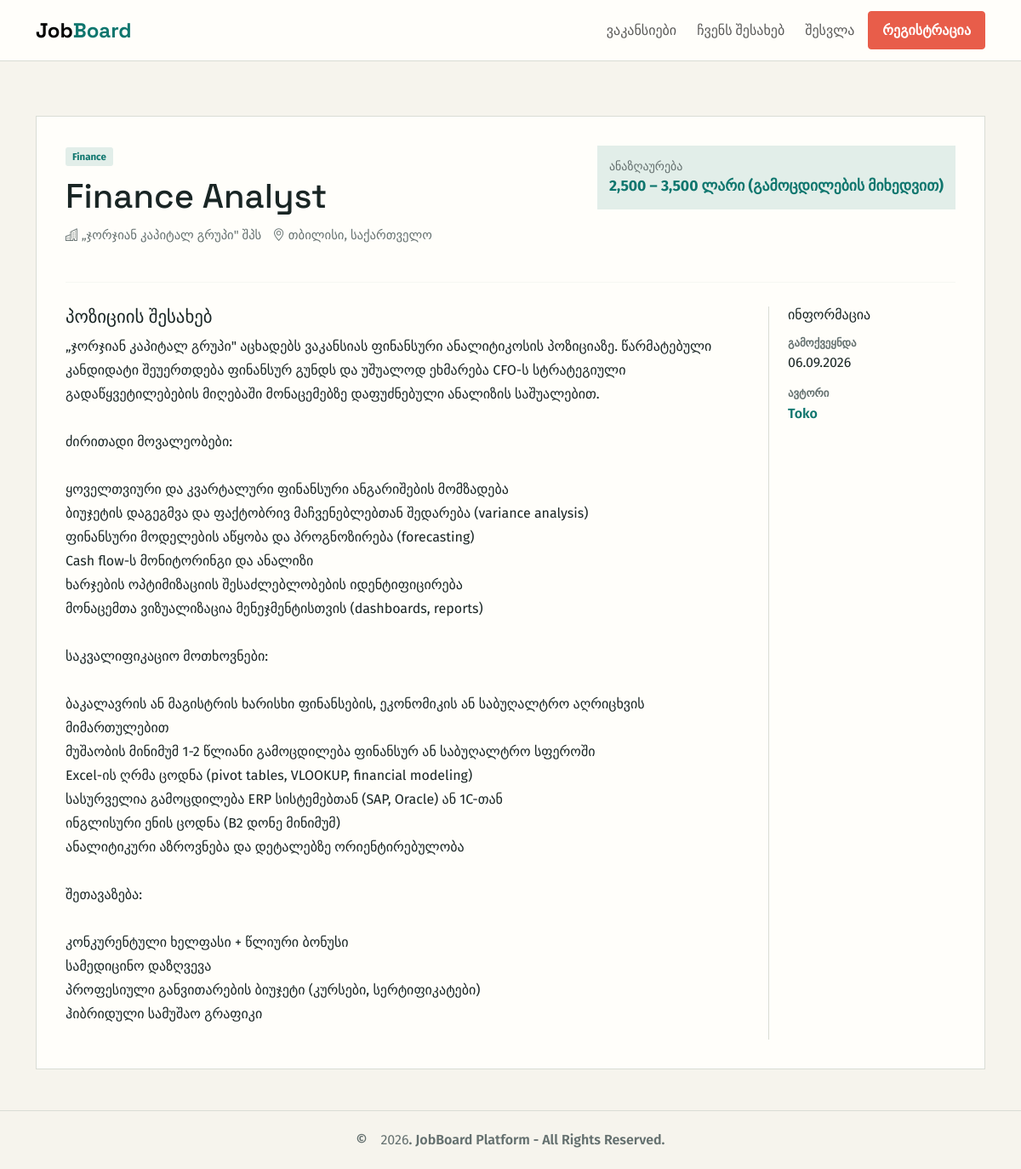
/jobs/3, run on the app's committed database.
### models.py (models this page shows)
class Job(db.Model):
    id = db.Column(db.Integer, primary_key=True)
    title = db.Column(db.String(120), nullable=False, index=True)
    summary = db.Column(db.String(280), nullable=False)
    description = db.Column(db.Text, nullable=False)
    company = db.Column(db.String(120), nullable=False)
    salary = db.Column(db.String(80), nullable=False)
    location = db.Column(db.String(120), nullable=False)
    category = db.Column(db.String(50), nullable=False, index=True)
    created_at = db.Column(db.DateTime(timezone=True), nullable=False, default=lambda: datetime.now(timezone.utc), index=True)
    updated_at = db.Column(db.DateTime(timezone=True), nullable=False, default=lambda: datetime.now(timezone.utc), onupdate=lambda: datetime.now(timezone.utc), index=True)
    author_id = db.Column(db.Integer, db.ForeignKey('user.id'), nullable=False, index=True)

class User(db.Model, UserMixin):
    id = db.Column(db.Integer, primary_key=True)
    username = db.Column(db.String(30), unique=True, nullable=False, index=True)
    email = db.Column(db.String(120), unique=True, nullable=False, index=True)
    password = db.Column(db.String(128), nullable=False)
    image_file = db.Column(db.String(120), nullable=False, default='default.png')
    joined_at = db.Column(db.DateTime(timezone=True), nullable=False, default=lambda: datetime.now(timezone.utc))
    jobs = db.relationship('Job', backref='author', lazy=True, cascade='all, delete-orphan')

### app.py (the view)
@app.route('/jobs/<int:job_id>')
def job_detail(job_id):
    job = db.get_or_404(Job, job_id)
    return render_template('pages/job_detail.html', title='ვაკანსია', job=job)

### templates/pages/job_detail.html (shortened to what this page needs)
{% extends 'base.html' %}
{% block content %}
<article class="job-detail">
  <div class="detail-top">
    <div>
      <span class="category-tag">{{ job.category }}</span>
      <h1>{{ job.title }}</h1>
      <p class="company">
        <i class="bi bi-buildings"></i> {{ job.company }}
        <span><i class="bi bi-geo-alt"></i> {{ job.location }}</span>
      </p>
    </div>
    <div class="salary">
      <small>ანაზღაურება</small><strong>{{ job.salary }}</strong>
    </div>
  </div>
  <hr />
  <div class="detail-body">
    <section>
      <h2>პოზიციის შესახებ</h2>
      <p>{{ job.description }}</p>
    </section>
    <aside>
      <h3>ინფორმაცია</h3>
      <dl>
        <dt>გამოქვეყნდა</dt>
        <dd>{{ job.created_at.strftime('%d.%m.%Y') }}</dd>
        <dt>ავტორი</dt>
        <dd>
          <a href="{{ url_for('user_profile', user_id=job.author.id) }}">
            {{ job.author.username }}
          </a>
        </dd>
      </dl>
    </aside>
  </div>
</article>
{% endblock %}

### static/style.css (style rules this page uses)
:root { --ink: #192524; --muted: #64706f; --paper: #f6f4ed; --white: #fffefa; --teal: #0f766e; --coral: #e85d4a; --line: #d9ddd5; }
* { box-sizing: border-box; }
html { scroll-behavior: smooth; }
body { margin: 0; background: var(--paper); color: var(--ink); font-family: "Fira Sans", sans-serif; min-height: 100vh; display: flex; flex-direction: column; }
h1, h2, h3, .navbar-brand { font-family: "Space Grotesk", sans-serif; }
a { color: inherit; text-decoration: none; }
h1 { font-size: clamp(2rem, 4vw, 3.65rem); line-height: 1.05; margin: 0 0 13px; }
.jobs-heading > div > p:last-child, .about-copy, p { color: var(--muted); }
.category-tag { background: #e2eee9; color: var(--teal); padding: 4px 8px; font-size: 0.72rem; font-weight: 700; border-radius: 3px; align-self: start; }
.company { color: var(--muted); font-size: 0.92rem; }
.company span { margin-left: 9px; }
.auth-form a, .content-form a, dd a { color: var(--teal); font-weight: 600; }
.job-detail { background: var(--white); border: 1px solid var(--line); padding: 34px; }
.detail-top { display: flex; justify-content: space-between; gap: 24px; }
.detail-top h1 { font-size: 2.5rem; margin-top: 15px; }
.salary { min-width: 150px; background: #e2eee9; padding: 14px; align-self: start; }
.salary small { color: var(--muted); display: block; }
.salary strong { color: var(--teal); font-size: 1.1rem; }
.job-detail hr { border-color: var(--line); margin: 28px 0; }
.detail-body { display: grid; grid-template-columns: 1fr 220px; gap: 50px; }
.detail-body h2 { font-size: 1.3rem; }
.detail-body section p { white-space: pre-line; line-height: 1.75; color: var(--ink); }
.detail-body aside { border-left: 1px solid var(--line); padding-left: 22px; }
.detail-body h3 { font-size: 1rem; }
.detail-body dt { color: var(--muted); font-size: 0.8rem; margin-top: 14px; }
.detail-body dd { margin: 2px 0; }

### data on the page
Job: category "Finance", title "Finance Analyst", company "„ჯორჯიან კაპიტალ გრუპი\" შპს", location "თბილისი, საქართველო", salary "2,500 – 3,500 ლარი (გამოცდილების მიხედვით)", description "„ჯორჯიან კაპიტალ გრუპი\" აცხადებს ვაკანსიას ფინანსური ანალიტიკოსის პოზიციაზე. წარმატებული კანდიდატი შეუერთდება ფინანსურ გუნდს და უშუალოდ ეხმარება CFO-ს სტრატეგიული გადაწყვეტილებების მიღებაში მონაცემებზე დაფუძნებული ანალიზის საშუალებით. ძირითადი მოვალეობები: ყოველთვიური და კვარტალური ფინანსური ანგარიშების მომზადება ბიუჯეტის დაგეგმვა და ფაქტობრივ მაჩვენებლებთან შედარება (variance analysis) ფინანსური მოდელების აწყობა და პროგნოზირება (forecasting) Cash flow-ს მონიტორინგი და ანალიზი ხარჯების ოპტიმიზაციის შესაძლებლობების იდენტიფიცირება მონაცემთა ვიზუალიზაცია მენეჯმენტისთვის (dashboards, reports) საკვალიფიკაციო მოთხოვნები: ბაკალავრის ან მაგისტრის ხარისხი ფინანსების, ეკონომიკის ან საბუღალტრო…", created_at "06.09.2026"
User: author.username "Toko"
